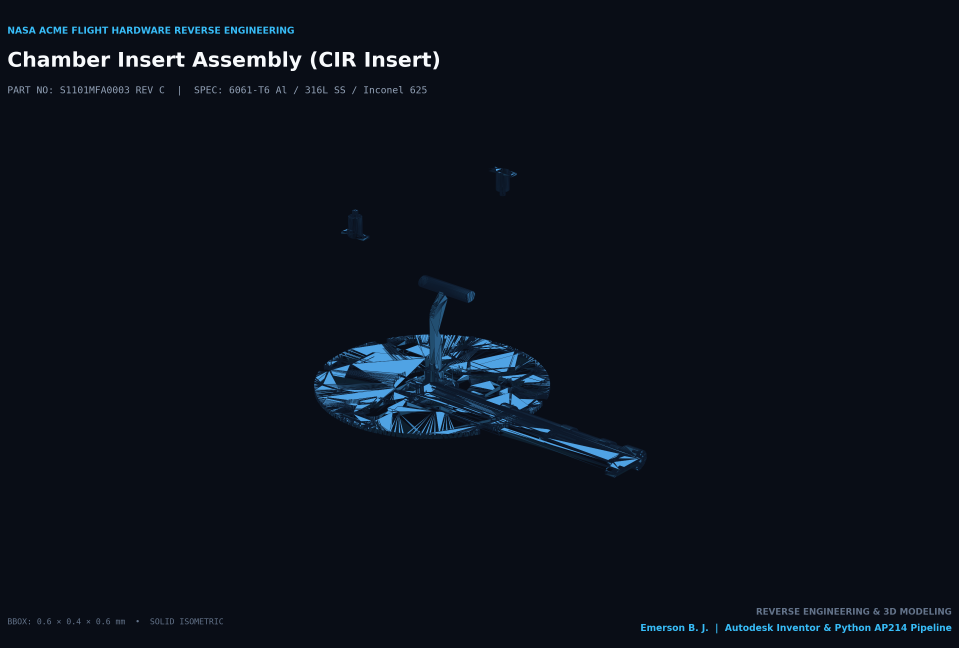
#> input picture assets/render_chamber_insert_iso.png, 2877 x 1944 px, found by its file name (shown at 1/3 size)
$ python create_cad_showcase_banner.py
#> lines starting #> are read from the running program, lines starting #| are printed output that depends on the picture
from PIL import Image, ImageDraw, ImageFont
import os

assets = r"D:\NASA_CAD_Reverse_Engineering\assets"

img_insert = Image.open(os.path.join(assets, "render_chamber_insert_iso.png"))
#> img_insert is the input picture: PIL image 2877x1944 RGBA; mean R, G, B, A 11.4, 16.9, 26.9, 255
img_ems = Image.open(os.path.join(assets, "render_ems_structure_iso.png"))
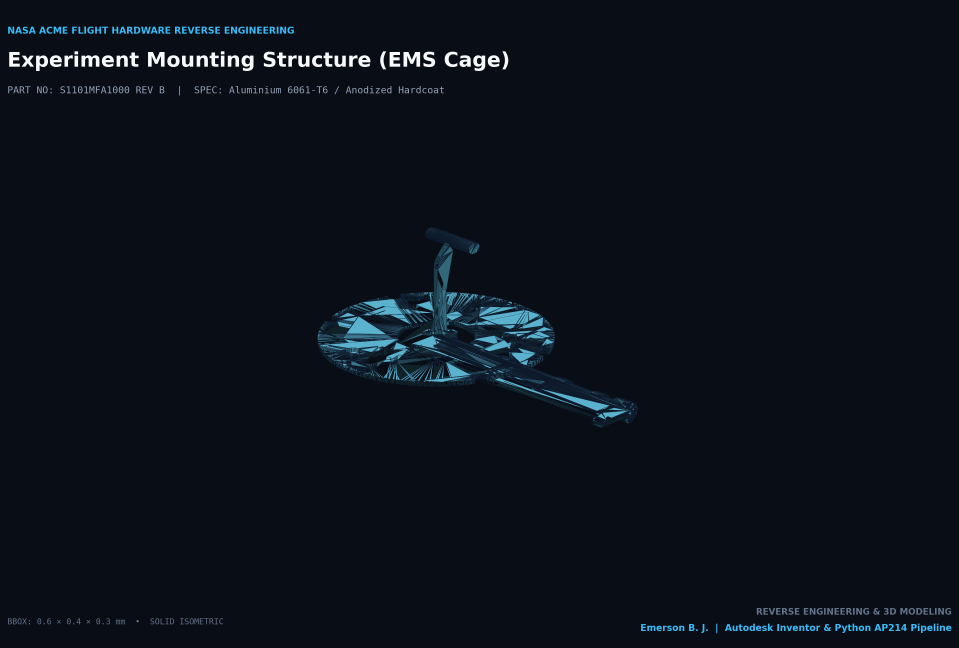
#> input picture assets/render_ems_structure_iso.png, 2877 x 1944 px, found by its file name (shown at 1/3 size)
#> img_ems is the input picture: PIL image 2877x1944 RGBA; mean R, G, B, A 11.6, 17, 26.5, 255
img_igniter = Image.open(os.path.join(assets, "render_igniter_assembly_iso.png"))
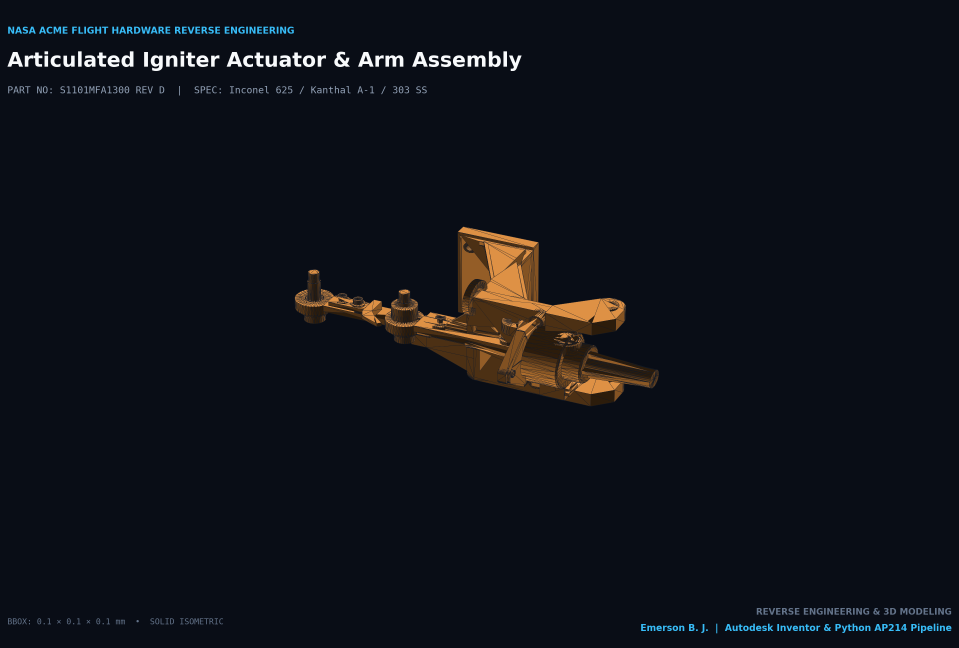
#> input picture assets/render_igniter_assembly_iso.png, 2877 x 1944 px, found by its file name (shown at 1/3 size)
#> img_igniter is the input picture: PIL image 2877x1944 RGBA; mean R, G, B, A 14.9, 17.5, 24.8, 255
img_burner = Image.open(os.path.join(assets, "render_burner_collar_iso.png"))
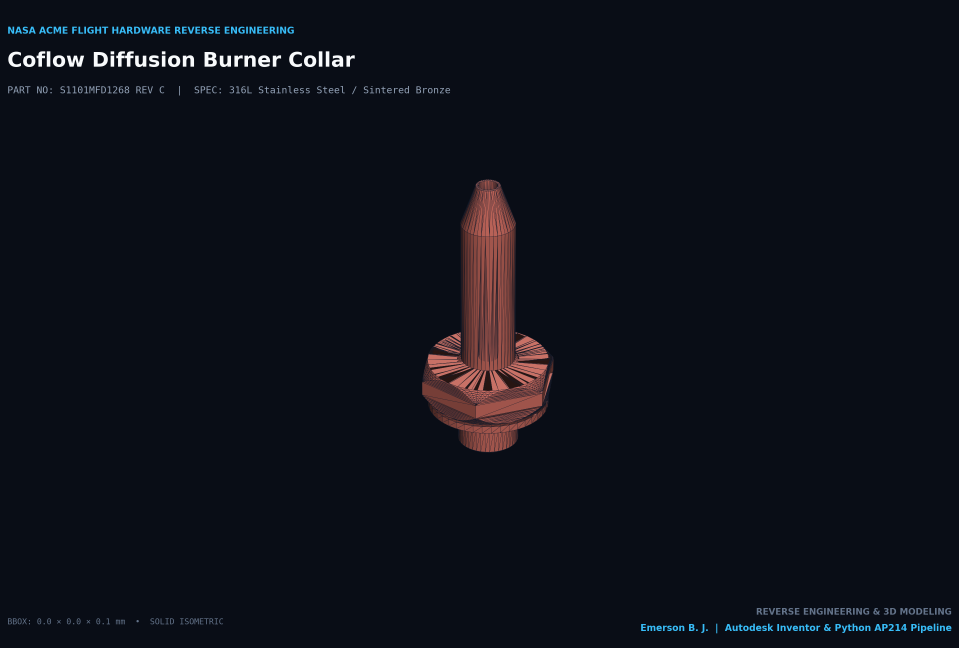
#> input picture assets/render_burner_collar_iso.png, 2877 x 1944 px, found by its file name (shown at 1/3 size)
#> img_burner is the input picture: PIL image 2877x1944 RGBA; mean R, G, B, A 13.6, 16.3, 25.1, 255

# Target size for each quadrant
quad_w, quad_h = 1280, 820

def prep(im):
    return im.resize((quad_w, quad_h), Image.Resampling.LANCZOS)

q1 = prep(img_insert)
q2 = prep(img_ems)
q3 = prep(img_igniter)
#> in prep (call 3), `return im.resize((quad_w, quad_h), Image.Resampling.LANCZOS)`:
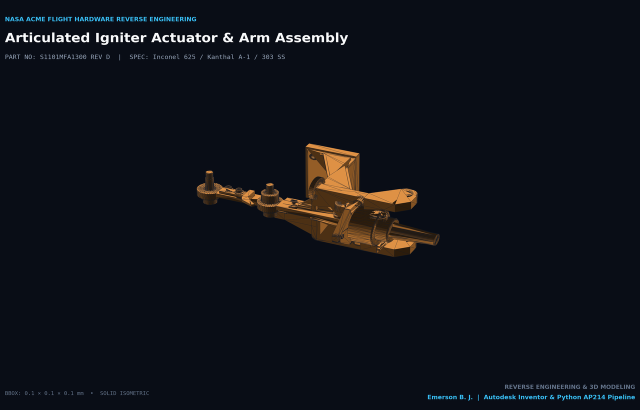
#> returned value: PIL image 1280x820 RGBA (shown at 1/2 size); mean R, G, B, A 14.9, 17.5, 24.8, 255
q4 = prep(img_burner)
#> in prep (call 4), `return im.resize((quad_w, quad_h), Image.Resampling.LANCZOS)`:
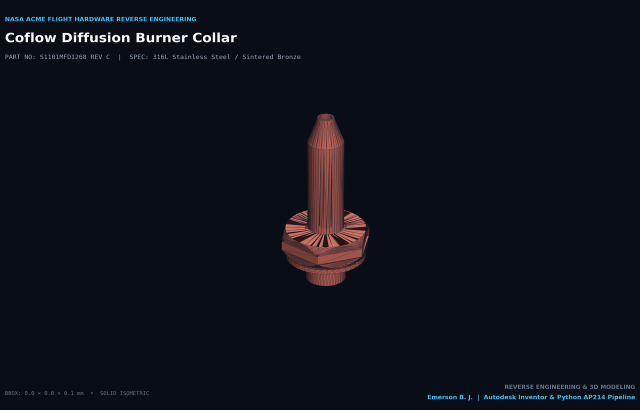
#> returned value: PIL image 1280x820 RGBA (shown at 1/2 size); mean R, G, B, A 13.6, 16.3, 25.1, 255

# Create 2x2 collage canvas with sleek dividers
border = 8
header_h = 90
total_w = quad_w * 2 + border * 3
total_h = quad_h * 2 + border * 3 + header_h

banner = Image.new("RGB", (total_w, total_h), "#070a12")
draw = ImageDraw.Draw(banner)

# Header
draw.rectangle([(0, 0), (total_w, header_h)], fill="#0b1120")
# Accent line
draw.line([(0, header_h - 2), (total_w, header_h - 2)], fill="#0284c7", width=3)

# Fonts
try:
    font_title = ImageFont.truetype("arial.ttf", 34)
    font_sub = ImageFont.truetype("arial.ttf", 16)
    font_badge = ImageFont.truetype("consolas.ttf", 15)
except Exception:
    font_title = ImageFont.load_default()
    font_sub = ImageFont.load_default()
    font_badge = ImageFont.load_default()

draw.text((36, 18), "NASA ACME FLIGHT HARDWARE  •  3D CAD REVERSE ENGINEERING PORTFOLIO", fill="#f8fafc", font=font_title)
draw.text((38, 58), "International Space Station (ISS) Combustion Integrated Rack (CIR)  |  Lead Engineer: Emerson B. J.", fill="#38bdf8", font=font_sub)

# Paste quadrants
x1 = border
x2 = border * 2 + quad_w
y1 = header_h + border
y2 = header_h + border * 2 + quad_h

banner.paste(q1, (x1, y1))
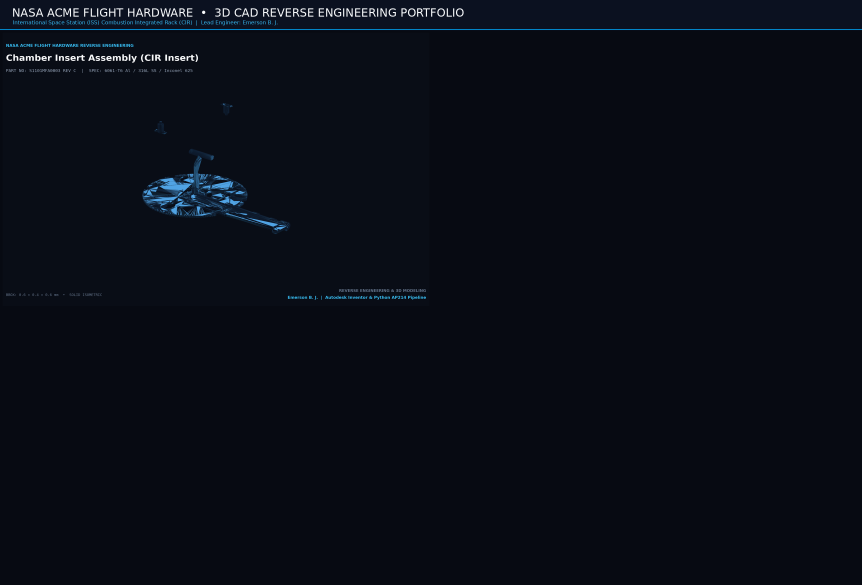
#> banner: PIL image 2584x1754 RGB (shown at 1/3 size); mean R, G, B 8.8, 12.8, 21.7
banner.paste(q2, (x2, y1))
banner.paste(q3, (x1, y2))
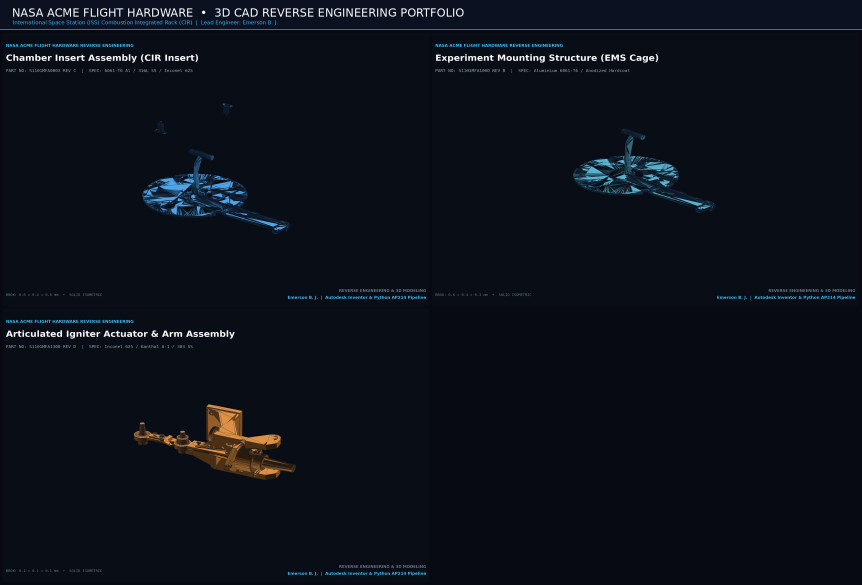
#> banner: PIL image 2584x1754 RGB (shown at 1/3 size); mean R, G, B 11.6, 16.1, 25.2
banner.paste(q4, (x2, y2))

out_path = os.path.join(assets, "cad_master_showcase.png")
banner.save(out_path, quality=95)
print("Saved master showcase banner:", out_path)
